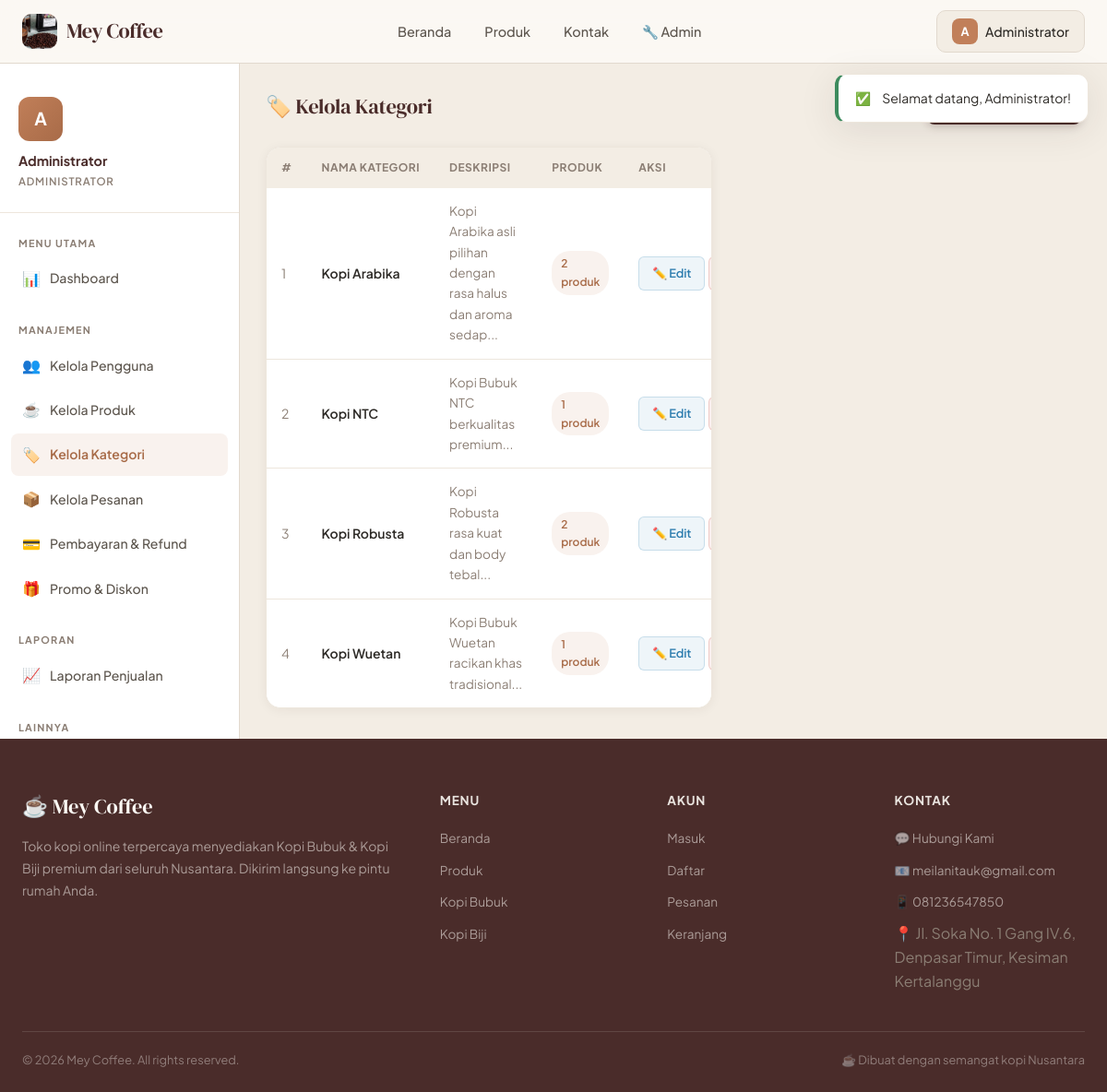
Screenshot of /admin/categories.php (signed in) with the database file from the repository.
### tables this page shows
CREATE TABLE IF NOT EXISTS categories (
    id INT AUTO_INCREMENT PRIMARY KEY,
    name VARCHAR(100) NOT NULL,
    slug VARCHAR(100) NOT NULL UNIQUE,
    description TEXT,
    image VARCHAR(255),
    created_at TIMESTAMP DEFAULT CURRENT_TIMESTAMP
);

### admin/categories.php (the view, shortened to what this page needs)
<?php
require_once $_SERVER['DOCUMENT_ROOT'] . '/Aplikasi_kopi/config/database.php';
$categories = $conn->query("
    SELECT c.*, COUNT(p.id) as product_count
    FROM categories c
    LEFT JOIN products p ON p.category_id = c.id
    GROUP BY c.id ORDER BY c.name
");
require_once $_SERVER['DOCUMENT_ROOT'] . '/Aplikasi_kopi/includes/header.php';
require_once $_SERVER['DOCUMENT_ROOT'] . '/Aplikasi_kopi/includes/navbar.php';
?>
<div class="dashboard-layout">
    <?php require_once $_SERVER['DOCUMENT_ROOT'] . '/Aplikasi_kopi/includes/sidebar_admin.php'; ?>
    <main class="main-content">
        <div class="section-header">
            <div>
                <h1 class="section-title">🏷️ Kelola Kategori</h1>
            </div>
            <button data-modal="addCatModal" class="btn btn-primary">+ Tambah Kategori</button>
        </div>
        <div style="display:grid;grid-template-columns:1fr 380px;gap:20px;">
            <div class="card">
                <div class="table-container" style="border:none;border-radius:0;">
                    <table>
                        <thead><tr><th>#</th><th>Nama Kategori</th><th>Deskripsi</th><th>Produk</th><th>Aksi</th></tr></thead>
                        <tbody>
                            <?php $no=1; while ($c = $categories->fetch_assoc()): ?>
                            <tr>
                                <td style="color:var(--text-muted);"><?= $no++ ?></td>
                                <td style="font-weight:600;"><?= htmlspecialchars($c['name']) ?></td>
                                <td style="color:var(--text-muted);font-size:0.85rem;"><?= htmlspecialchars(substr($c['description']??'',0,60)) ?>...</td>
                                <td><span class="badge badge-primary"><?= $c['product_count'] ?> produk</span></td>
                                <td>
                                    <div style="display:flex;gap:4px;">
                                        <a href="?action=edit&id=<?= $c['id'] ?>" class="btn btn-info btn-sm">✏️ Edit</a>
                                        <a href="?action=delete&id=<?= $c['id'] ?>" class="btn btn-danger btn-sm" data-confirm="Hapus kategori '<?= htmlspecialchars($c['name']) ?>'? Produk yang terkait tidak akan dihapus.">🗑️</a>
                                    </div>
                                </td>
                            </tr>
                            <?php endwhile; ?>
                        </tbody>
                    </table>
                </div>
            </div>
        </div>
    </main>
</div>
<?php require_once $_SERVER['DOCUMENT_ROOT'] . '/Aplikasi_kopi/includes/footer.php'; ?>

### assets/css/style.css (style rules this page uses)
:root { --cream: #FBF8F3; --cream-dark: #F3EDE4; --cream-deep: #EBE3D7; --primary: #4A2C2A; --primary-dark: #3A2220; --primary-light: #5E3A38; --accent: #C17F59; --accent-dark: #A86B48; --accent-light: #D4966E; --accent-pale: rgba(193,127,89,0.10); --accent-glow: rgba(193,127,89,0.18); --bg-dark: var(--cream); --bg-card: #FFFFFF; --bg-surface: #F6F1EB; --bg-light: #FBF8F3; --text-primary: #2D2A26; --text-secondary:#5C554D; --text-muted: #8B7E74; --border: #E2D9CE; --border-light: #EDE6DC; --success: #3D8B5E; --success-bg: rgba(61,139,94,0.08); --warning: #C4841D; --warning-bg: rgba(196,132,29,0.08); --danger: #C0392B; --danger-bg: rgba(192,57,43,0.08); --info: #2E7DAF; --info-bg: rgba(46,125,175,0.08); --gold: #D4A03C; --shadow: 0 2px 12px rgba(45,42,38,0.06); --shadow-md: 0 4px 20px rgba(45,42,38,0.08); --shadow-lg: 0 8px 40px rgba(45,42,38,0.10); --radius: 10px; --radius-lg: 16px; --radius-xl: 24px; --transition: all 0.25s cubic-bezier(0.4, 0, 0.2, 1); }
*, *::before, *::after { margin: 0; padding: 0; box-sizing: border-box; }
html { scroll-behavior: smooth; }
body { font-family: 'Plus Jakarta Sans', -apple-system, BlinkMacSystemFont, sans-serif; background: var(--cream); color: var(--text-primary); line-height: 1.65; min-height: 100vh; -webkit-font-smoothing: antialiased; -moz-osx-font-smoothing: grayscale; }
h1, h2, h3, h4, h5, h6 { font-family: 'DM Serif Display', Georgia, serif; font-weight: 400; line-height: 1.25; color: var(--primary); letter-spacing: -0.01em; }
a { color: var(--accent); text-decoration: none; transition: var(--transition); }
.dashboard-layout { display: flex; min-height: calc(100vh - 68px); background: var(--cream-dark); }
.main-content { flex: 1; padding: 28px; min-width: 0; }
.card { background: var(--bg-card); border: 1px solid var(--border-light); border-radius: var(--radius-lg); overflow: hidden; transition: var(--transition); box-shadow: var(--shadow); }
.btn { display: inline-flex; align-items: center; justify-content: center; gap: 8px; padding: 10px 22px; border-radius: 8px; font-family: 'Plus Jakarta Sans', sans-serif; font-weight: 600; font-size: 0.875rem; cursor: pointer; border: none; transition: var(--transition); white-space: nowrap; text-decoration: none; letter-spacing: -0.01em; }
.btn-sm { padding: 7px 14px; font-size: 0.8rem; border-radius: 6px; }
.btn-primary { background: var(--primary); color: white; box-shadow: 0 2px 8px rgba(74,44,42,0.25); }
.btn-danger { background: var(--danger-bg); color: var(--danger); border: 1px solid rgba(192,57,43,0.2); }
.btn-info { background: var(--info-bg); color: var(--info); border: 1px solid rgba(46,125,175,0.2); }
.badge { display: inline-flex; align-items: center; padding: 4px 10px; border-radius: 20px; font-size: 0.75rem; font-weight: 600; }
.badge-primary { background: var(--accent-pale); color: var(--accent-dark); }
.table-container { overflow-x: auto; border-radius: var(--radius); border: 1px solid var(--border-light); background: var(--bg-card); }
table { width: 100%; border-collapse: collapse; font-size: 0.875rem; }
thead { background: var(--cream-dark); }
thead th { padding: 12px 16px; text-align: left; font-weight: 700; font-size: 0.75rem; text-transform: uppercase; letter-spacing: 0.5px; color: var(--text-muted); white-space: nowrap; }
tbody tr { border-bottom: 1px solid var(--border-light); transition: var(--transition); }
tbody tr:last-child { border-bottom: none; }
tbody td { padding: 14px 16px; vertical-align: middle; }
.section-header { display: flex; align-items: center; justify-content: space-between; margin-bottom: 24px; }
.section-title { font-size: 1.4rem; }

### rows the page displays
categories: name "Kopi Arabika", description "Kopi Arabika asli pilihan dengan rasa halus dan aroma sedap", product_count "2"
categories: name "Kopi NTC", description "Kopi Bubuk NTC berkualitas premium", product_count "1"
categories: name "Kopi Robusta", description "Kopi Robusta rasa kuat dan body tebal", product_count "2"
categories: name "Kopi Wuetan", description "Kopi Bubuk Wuetan racikan khas tradisional", product_count "1"

### other values shown
substr($_SESSION['name'], 0, 1) "A"
explode(' ', $_SESSION['name'])[0] "Administrator"
$_SESSION['name'] "Administrator"
$fEmail "meilanitauk@gmail.com"
$fPhone "081236547850"
$footerSettings['site_address'] "Jl. Soka No. 1 Gang IV.6, Denpasar Timur, Kesiman Kertalanggu"
